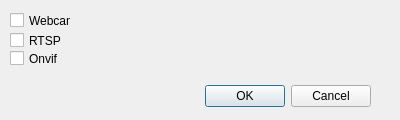
<?xml version="1.0" encoding="UTF-8"?>
<ui version="4.0">
 <class>Add_new_cam_dialog</class>
 <widget class="QDialog" name="Add_new_cam_dialog">
  <property name="geometry">
   <rect>
    <x>0</x>
    <y>0</y>
    <width>400</width>
    <height>120</height>
   </rect>
  </property>
  <property name="windowTitle">
   <string>Add new camera</string>
  </property>
  <widget class="QDialogButtonBox" name="buttonBox">
   <property name="geometry">
    <rect>
     <x>30</x>
     <y>80</y>
     <width>341</width>
     <height>32</height>
    </rect>
   </property>
   <property name="orientation">
    <enum>Qt::Horizontal</enum>
   </property>
   <property name="standardButtons">
    <set>QDialogButtonBox::Cancel|QDialogButtonBox::Ok</set>
   </property>
  </widget>
  <widget class="QCheckBox" name="rtsp_checkBox">
   <property name="geometry">
    <rect>
     <x>10</x>
     <y>30</y>
     <width>61</width>
     <height>21</height>
    </rect>
   </property>
   <property name="text">
    <string>RTSP</string>
   </property>
  </widget>
  <widget class="QCheckBox" name="onvif_checkBox">
   <property name="geometry">
    <rect>
     <x>10</x>
     <y>50</y>
     <width>70</width>
     <height>17</height>
    </rect>
   </property>
   <property name="text">
    <string>Onvif</string>
   </property>
  </widget>
  <widget class="QCheckBox" name="webcam_checkBox">
   <property name="geometry">
    <rect>
     <x>10</x>
     <y>10</y>
     <width>61</width>
     <height>21</height>
    </rect>
   </property>
   <property name="text">
    <string>Webcam</string>
   </property>
  </widget>
 </widget>
 <resources/>
 <connections>
  <connection>
   <sender>buttonBox</sender>
   <signal>accepted()</signal>
   <receiver>Add_new_cam_dialog</receiver>
   <slot>accept()</slot>
   <hints>
    <hint type="sourcelabel">
     <x>248</x>
     <y>254</y>
    </hint>
    <hint type="destinationlabel">
     <x>157</x>
     <y>274</y>
    </hint>
   </hints>
  </connection>
  <connection>
   <sender>buttonBox</sender>
   <signal>rejected()</signal>
   <receiver>Add_new_cam_dialog</receiver>
   <slot>reject()</slot>
   <hints>
    <hint type="sourcelabel">
     <x>316</x>
     <y>260</y>
    </hint>
    <hint type="destinationlabel">
     <x>286</x>
     <y>274</y>
    </hint>
   </hints>
  </connection>
 </connections>
</ui>
